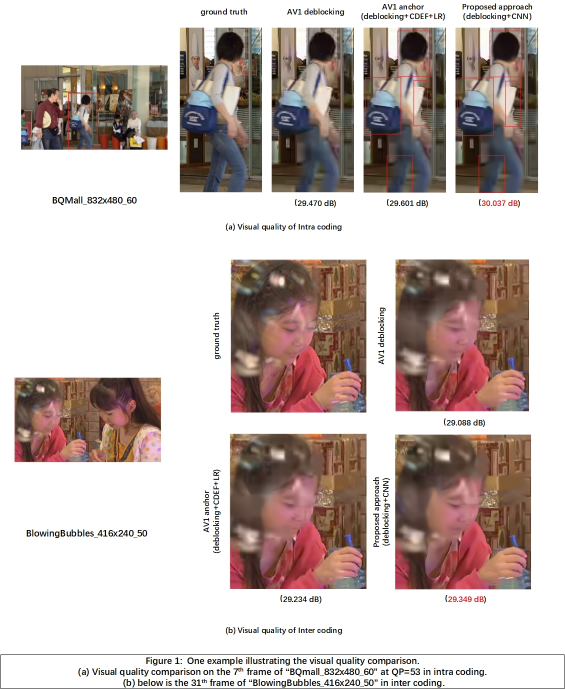
#> input picture images/Visual_quality.jpg, 1130 x 1386 px (shown at 1/2 size)
$ python -i TEST_qp53_I.py   (imports and definitions only)
#> lines starting #> are read from the running program, lines starting #| are printed output that depends on the picture
## Copyright (c) 2019, Alliance for Open Media. All rights reserved
##
## This source code is subject to the terms of the BSD 2 Clause License and
## the Alliance for Open Media Patent License 1.0. If the BSD 2 Clause License
## was not distributed with this source code in the LICENSE file, you can
## obtain it at www.aomedia.org/license/software. If the Alliance for Open
## Media Patent License 1.0 was not distributed with this source code in the
## PATENTS file, you can obtain it at www.aomedia.org/license/patent.
##

import sys
if not hasattr(sys, 'argv'):
    sys.argv = ['']
import numpy as np
import tensorflow as tf
import os, time
from WDSR8 import model8
from WDSR16 import model16
from UTILS import *

I_MODEL_PATH = r"/home/chenjs/a5/aom_190109/MODELS/WDSR16_qp53_I_set3346"  #875

#B_MODEL_PATH is not used in Inter coding

def prepare_test_data(fileOrDir):
    original_ycbcr = []
    gt_y = []
    fileName_list = []
    imgCbCr = 0
    fileName_list.append(fileOrDir)
    imgY = np.reshape(fileOrDir,(1, len(fileOrDir), len(fileOrDir[0]), 1))
    imgY = normalize(imgY)
    #print(imgY)

    original_ycbcr.append([imgY, imgCbCr])
    return original_ycbcr, gt_y, fileName_list

def test_all_ckpt(modelPath, fileOrDir, flags):
    tf.reset_default_graph()
    #tf.logging.warning(modelPath)
    #tf.logging.warning(os.getcwd())

    tem = [f for f in os.listdir(modelPath) if 'data' in f]
    ckptFiles = sorted([r.split('.data')[0] for r in tem])

    config = tf.ConfigProto()
    config.gpu_options.allow_growth = True
    with tf.Session(config=config) as sess:
        input_tensor = tf.placeholder(tf.float32, shape=(1, None, None, 1))
        if flags == 0:
            shared_model = tf.make_template('shared_model', model16)
        elif flags == 1:
            shared_model = tf.make_template('shared_model', model8)

        #shared_model = tf.make_template('shared_model', model)
        output_tensor, weights = shared_model(input_tensor)
        output_tensor = tf.clip_by_value(output_tensor, 0., 1.)
        output_tensor = output_tensor * 255

        sess.run(tf.global_variables_initializer())

        original_ycbcr, gt_y, fileName_list = prepare_test_data(fileOrDir)

        for ckpt in ckptFiles:
            epoch = int(ckpt.split('_')[-1].split('.')[0])
            #tf.logging.warning("epoch: %d\t"%epoch)

            if flags == 0:
                if epoch != 875:
                    continue
            elif flags == 1:
                if epoch < 0:
                    continue

            #tf.logging.warning("epoch:%d\t" % epoch)
            saver = tf.train.Saver(tf.global_variables())
            saver.restore(sess,os.path.join(modelPath,ckpt))
            total_imgs = len(fileName_list)
            for i in range(total_imgs):
                imgY = original_ycbcr[i][0]
                out = sess.run(output_tensor, feed_dict={input_tensor: imgY})
                out = np.reshape(out, (out.shape[1], out.shape[2]))
                out = np.around(out)
                out = out.astype('int')
                out = out.tolist()

                return out


def entranceI(inp):
    tf.logging.warning("python, in I")
    #print(inp)
    i = test_all_ckpt(I_MODEL_PATH, inp, 0)
    return i

def entranceB(inp):
    tf.logging.warning("python, in B")
    b = test_all_ckpt(B_MODEL_PATH, inp, 1)
    return b

>>> import cv2
>>> picture = cv2.imread('../../../images/Visual_quality.jpg', cv2.IMREAD_GRAYSCALE)
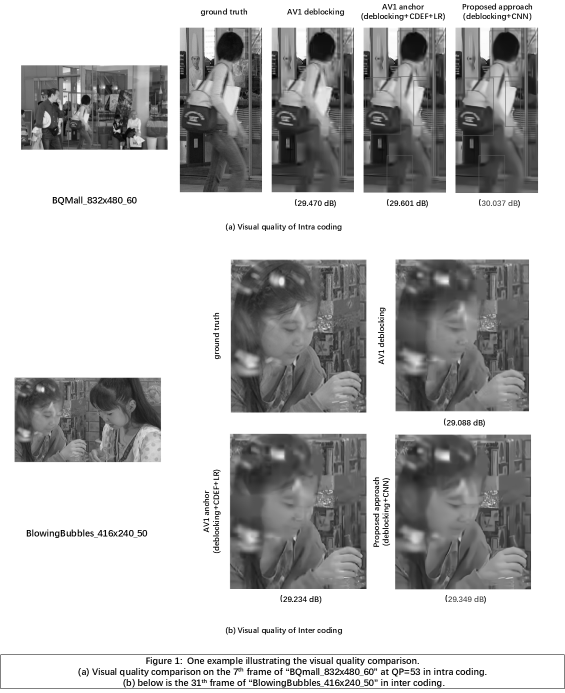
#> picture: shape (1386, 1130) (shown at 1/2 size); min 0, max 255, mean 187.5
>>> result = entranceI(picture)
#> (the run stopped early here; a loop or call above may not have finished)
